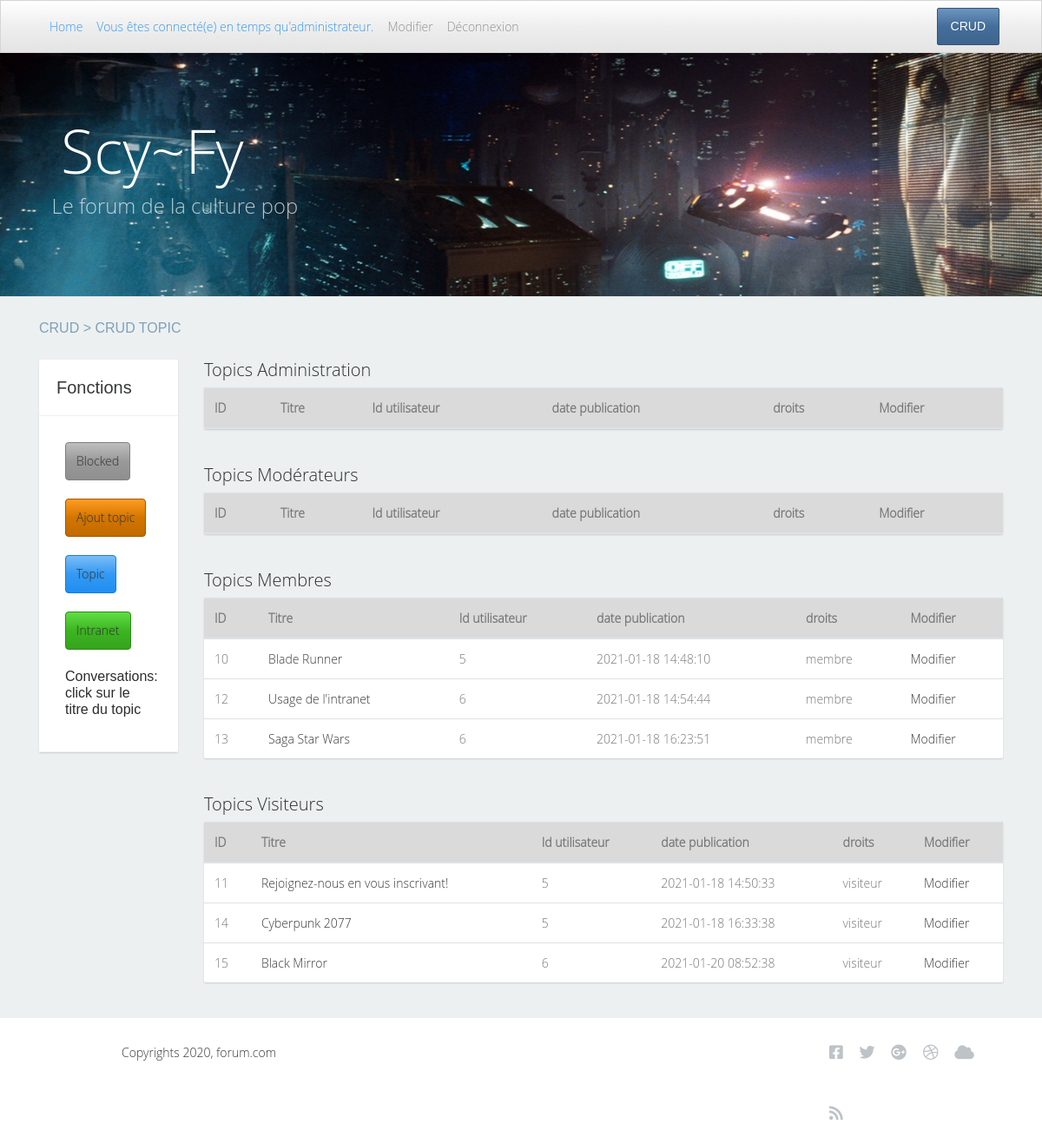
The app's page /topics/listTopics (signed in) with its own data.
### tables this page shows
CREATE TABLE IF NOT EXISTS `topic` (
  `id` int(11) NOT NULL AUTO_INCREMENT,
  `titre` varchar(250) NOT NULL,
  `id_utilisateur` int(11) NOT NULL,
  `date_publication` datetime NOT NULL,
  `droits` varchar(250) NOT NULL,
  PRIMARY KEY (`id`)
);

### controllers/Topics.php (called while the page is built, shortened)
<?php
class Topics extends Controller {
    public function __construct() {
        $this->topicModel = $this->model('Topic');
    }
    public function listTopics() {
        $topics = $this->topicModel->findAllTopics();
        $data = [
            'topics' => $topics
        ];
        $this->view('posts/topics/crudTopic', $data);
    }
}

### libraries/Database.php (called while the page is built, shortened)
<?php
    class Database {
        private $dbHost = 'localhost';
        private $dbUser ='root';
        private $dbPass = '';
        private $dbName = 'forum';
        private $statement;
        private $dbHandler;
        public function __construct() {
            $conn = 'mysql:host=' . $this->dbHost . ';dbname=' . $this->dbName;
            $options = array(
                PDO::ATTR_PERSISTENT => true,
                PDO::ATTR_ERRMODE => PDO::ERRMODE_EXCEPTION
            );
            try {
                $this->dbHandler = new PDO($conn, $this->dbUser, $this->dbPass, $options);
            } catch (PDOException $e) {
                $this->error = $e->getMessage();
                echo $this->error;
            }
        }
        public function query($sql) {
            $this->statement = $this->dbHandler->prepare($sql);
        }
        public function execute() {
            return $this->statement->execute();
        }
        public function resultSet() {
            $this->execute();
            return $this->statement->fetchAll(PDO::FETCH_OBJ);
        }
    }

### models/Topic.php (called while the page is built, shortened)
<?php
class Topic {
    private $db;
    public function __construct() {
        $this->db = new Database;
    }
    public function findAllTopics() {
        $this->db->query('SELECT * FROM topic ORDER BY date_publication ASC');
        $results = $this->db->resultSet();
        return $results;
    }
}

### views/posts/topics/crudTopic.php (the view, shortened to what this page needs)
<?php
   require ROOT . '/views/includes/head.php';
?>
 <body class="newaccountpage">
    <div class="container-fluid">
        <div class="row">
            <div class="col-lg-12 col-md-12 col-sm-12">
            <?php
       require ROOT . '/views/includes/navigation.php';
    ?>
            <div class="tp-banner-container">
                <p class="h1">Scy~Fy</p>
                <p class="h5">Le forum de la culture pop</p>
            </div>
            </div>
        </div>
        <section class="content">
            <div class="container">
                <div class="row">
                    <div class="col-lg-12 breadcrumbf">
                    <?php if($_SESSION['role']=='admin'){echo'<a href="'.WWW_ROOT.'admins/crud">CRUD ></a>';}?>
                        <a href="#">CRUD TOPIC</a>
                    </div>
                </div>
            </div>
            <div class="container">
                <div class="row">
                    <div class="col-lg-2 col-md-2">
                        <div class="post">
                            <div class="postinfotop">
                                <h3>Fonctions</h3>
                                <ul class="cats">
                                <li><a class="btn btn-secondary"  href="<?php echo  WWW_ROOT.'admins/blocked'; ?>">Blocked</a></li>
                                    <br />
                                    <li><a class="btn btn-warning" href="<?php echo WWW_ROOT.'topics/create'; ?>">Ajout topic</a></li>
                                    <br />
                                    <li><a class="btn btn-info" href="<?php echo WWW_ROOT.'topics/listTopics'; ?>">Topic</a></li>
                                    <br />
                                    <li><a class="btn btn-success" href="<?php echo WWW_ROOT.'intranets/crudMail'; ?>">Intranet</a></li>
                                    <br />
                                    <li><p class="h6">Conversations: click sur le titre du topic</p></li>
                                </ul>
                            </div>
                        </div>
                    </div>
                    <div class="col-lg-10 col-md-10">
                        <h5>Topics Administration</h5>
                        <div class="post">
                            <table class="table table-hover">
                                <thead>
                                    <tr class="table-active">
                                    <th scope="col">ID</th>
                                    <th scope="col">Titre</th>
                                    <th scope="col">Id utilisateur</th>
                                    <th scope="col">date publication</th>
                                    <th scope="col">droits</th>
                                    <th scope="col">Modifier</th>
                                    </tr>
                                </thead>
                            </table>
                        </div>
                        <h5>Topics Modérateurs</h5>
                        <div class="post">
                            <table class="table table-hover">
                                <thead>
                                    <tr class="table-active">
                                    <th scope="col">ID</th>
                                    <th scope="col">Titre</th>
                                    <th scope="col">Id utilisateur</th>
                                    <th scope="col">date publication</th>
                                    <th scope="col">droits</th>
                                    <th scope="col">Modifier</th>
                                    </tr>
                                </thead>
                            </table>
                        </div>
                        <h5>Topics Membres</h5>
                        <div class="post">
                            <table class="table table-hover">
                                <thead>
                                    <tr class="table-active">
                                    <th scope="col">ID</th>
                                    <th scope="col">Titre</th>
                                    <th scope="col">Id utilisateur</th>
                                    <th scope="col">date publication</th>
                                    <th scope="col">droits</th>
                                    <th scope="col">Modifier</th>
                                    </tr>
                                </thead>
                                <tbody>
                                <?php
                                foreach($data['topics'] as $topic){
                                if($topic->droits =='membre'){
                                    $id_topic= $topic->id;
                                    echo "<tr>";
                                    echo "<td>".$topic->id."</td>";
                                    echo '<td><a href="'.WWW_ROOT.'conversations/crudConversations/'.$id_topic.'">'.$topic->titre.'</a></td>';
                                    echo "<td>".$topic->id_utilisateur."</td>";
                                    echo "<td>".$topic->date_publication."</td>";
                                    echo "<td>".$topic->droits."</td>";
                                    echo '<td><a  href="'.WWW_ROOT .'topics/modify/'.$topic->id.'">
                                    Modifier</a></td>';
                                    echo "</tr>";
                                    }
                                }
                                ?>
                                </tbody>
                            </table>
                        </div>
                        <h5>Topics Visiteurs</h5>
                        <div class="post">
                            <table class="table table-hover">
                                <thead>
                                    <tr class="table-active">
                                    <th scope="col">ID</th>
                                    <th scope="col">Titre</th>
                                    <th scope="col">Id utilisateur</th>
                                    <th scope="col">date publication</th>
                                    <th scope="col">droits</th>
                                    <th scope="col">Modifier</th>
                                    </tr>
                                </thead>
                                <tbody>
                                <?php
                                foreach($data['topics'] as $topic){
                                if($topic->droits =='visiteur'){
                                    $id_topic= $topic->id;
                                    echo "<tr>";
                                    echo "<td>".$topic->id."</td>";
                                    echo '<td><a href="'.WWW_ROOT.'conversations/crudConversations/'.$id_topic.'">'.$topic->titre.'</a></td>';
                                    echo "<td>".$topic->id_utilisateur."</td>";
                                    echo "<td>".$topic->date_publication."</td>";
                                    echo "<td>".$topic->droits."</td>";
                                    echo '<td><a  href="'.WWW_ROOT .'topics/modify/'.$topic->id.'">
                                    Modifier</a></td>';
                                    echo "</tr>";
                                    }
                                }
                                ?>
                                </tbody>
                            </table>
                        </div>
                    </div>
                </div>
            </div>
        </section>
            <?php
            require ROOT . '/views/includes/footer.php';
            ?>

### public/css/custom.css (style rules this page uses)
body { font-family: 'Open Sans Light', sans-serif; font-size: 14px; color: #989c9e; }
a { color: #363838; }
.content { background-color: #ecf0f1; border-top: solid 1px #e0e4e5; }
ul.cats li { list-style: none; display: block; margin:0; padding:0; line-height: 30px; }
ul.cats { margin: 0; padding: 0; }
ul.cats li a { font-size: 14px; color: #363838; font-family: 'Open Sans Light', sans-serif; line-height: 30px; }
.post { background-color: #ffffff; border-radius: 2px; box-shadow: 0 1px 2px #c9cccd; margin-bottom: 20px; }
.breadcrumbf a , .breadcrumbf { color: #80a0b6; font-size: 16px; font-family: 'Open Sans Regular', sans-serif; line-height: 62px; }
.postinfotop h3 { color: #363838; font-size: 20px; font-family: 'Open Sans Bold', sans-serif; padding: 20px; margin: 0; border-bottom: solid 1px #f1f1f1; }
.postinfotop ul { color: #363838; font-size: 14px; font-family: 'Open Sans Bold', sans-serif; padding: 30px; margin: 0; border-bottom: solid 1px #f1f1f1; text-align: left; }
@media (min-width: 992px) and (max-width: 1200px) { .container-fluid { padding: 0; } }

### public/css/style.css (style rules this page uses)
.tp-banner-container { position:relative; padding:0; background-repeat: no-repeat; background-size: cover; color: #fff; cursor: default; text-align: left; }
.tp-banner-container .h1 { color:white; font-size:5em; padding-top: 1.5em; padding-left: 1em; }
.tp-banner-container .h5 { color:white; font-size:1.7em; opacity:0.7; padding-left: 2.5em; }
@media only screen and (min-width: 600px) { .tp-banner-container { background-image: url("../../public/images/banner-xsm.jpg");width:100vw; height:15vh; } }
@media only screen and (min-width: 600px) { .tp-banner-container .h1 { padding-top: 0.5em; font-size: 3em; } }
@media only screen and (min-width: 768px) { .tp-banner-container { background-image: url("../../public/images/banner-sm.jpg");width:100vw; height:20vh; } }
@media only screen and (min-width: 768px) { .tp-banner-container .h1 { padding-top: 0.5em; font-size: 3em; } }
@media only screen and (min-width: 992px) { .tp-banner-container { background-image: url("../../public/images/banner-md.jpg");width:100vw; height:25vh; } }
@media only screen and (min-width: 992px) { .tp-banner-container .h1 { padding-top: 0.5em; font-size:4em; } }
@media only screen and (min-width: 1200px) { .tp-banner-container { background-image: url("../../public/images/banner2.jpg");width:100vw; height:35vh; } }
@media only screen and (min-width: 1200px) { .tp-banner-container .h1 { padding-top: 1em; font-size:5em; } }

### records on screen
topic: id "10", titre "Blade Runner", id_utilisateur "5", date_publication "2021-01-18 14:48:10", droits "membre"
topic: id "12", titre "Usage de l'intranet", id_utilisateur "6", date_publication "2021-01-18 14:54:44", droits "membre"
topic: id "13", titre "Saga Star Wars", id_utilisateur "6", date_publication "2021-01-18 16:23:51", droits "membre"
topic: id "11", titre "Rejoignez-nous en vous inscrivant!", id_utilisateur "5", date_publication "2021-01-18 14:50:33", droits "visiteur"
topic: id "14", titre "Cyberpunk 2077", id_utilisateur "5", date_publication "2021-01-18 16:33:38", droits "visiteur"
topic: id "15", titre "Black Mirror", id_utilisateur "6", date_publication "2021-01-20 08:52:38", droits "visiteur"
